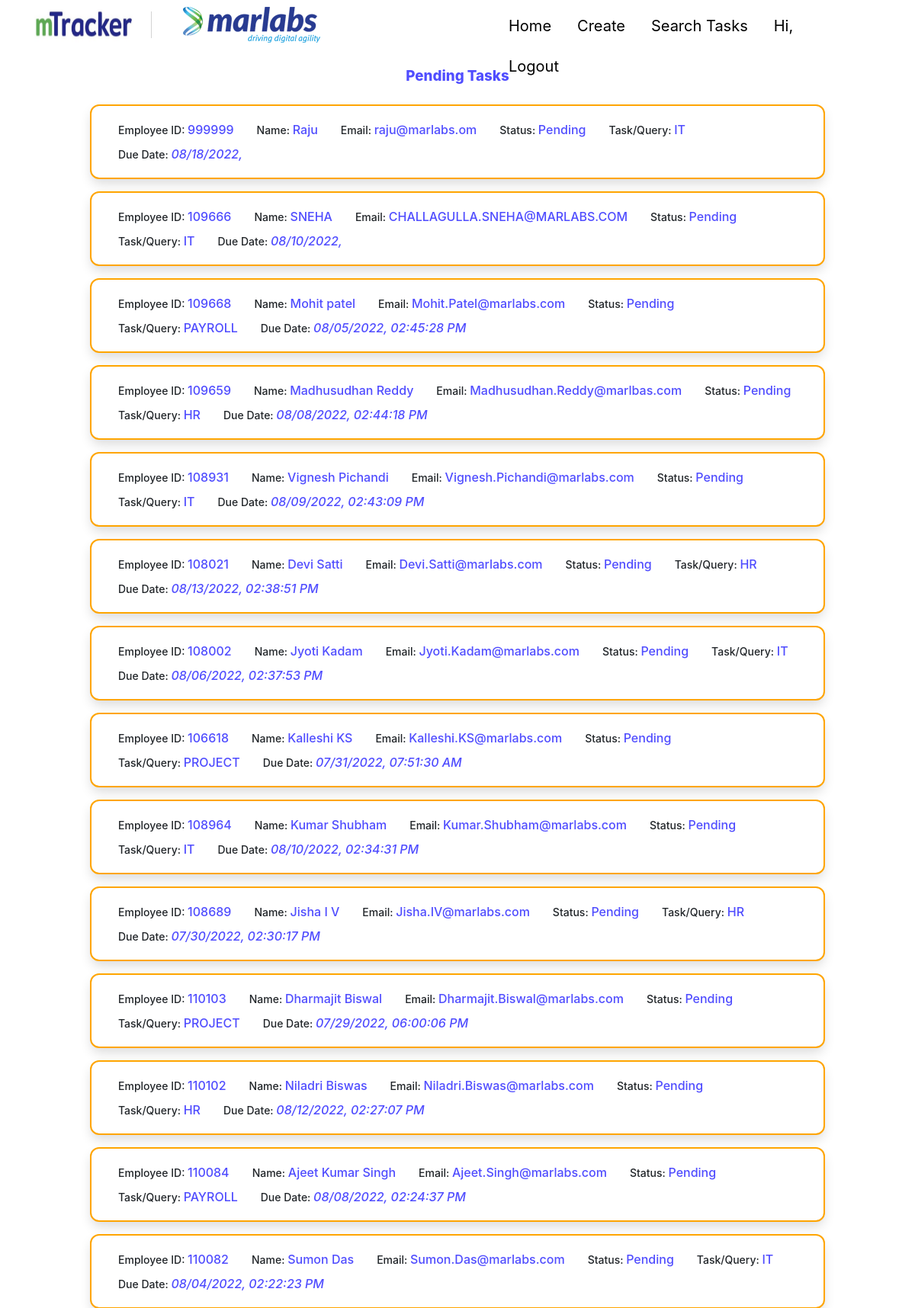
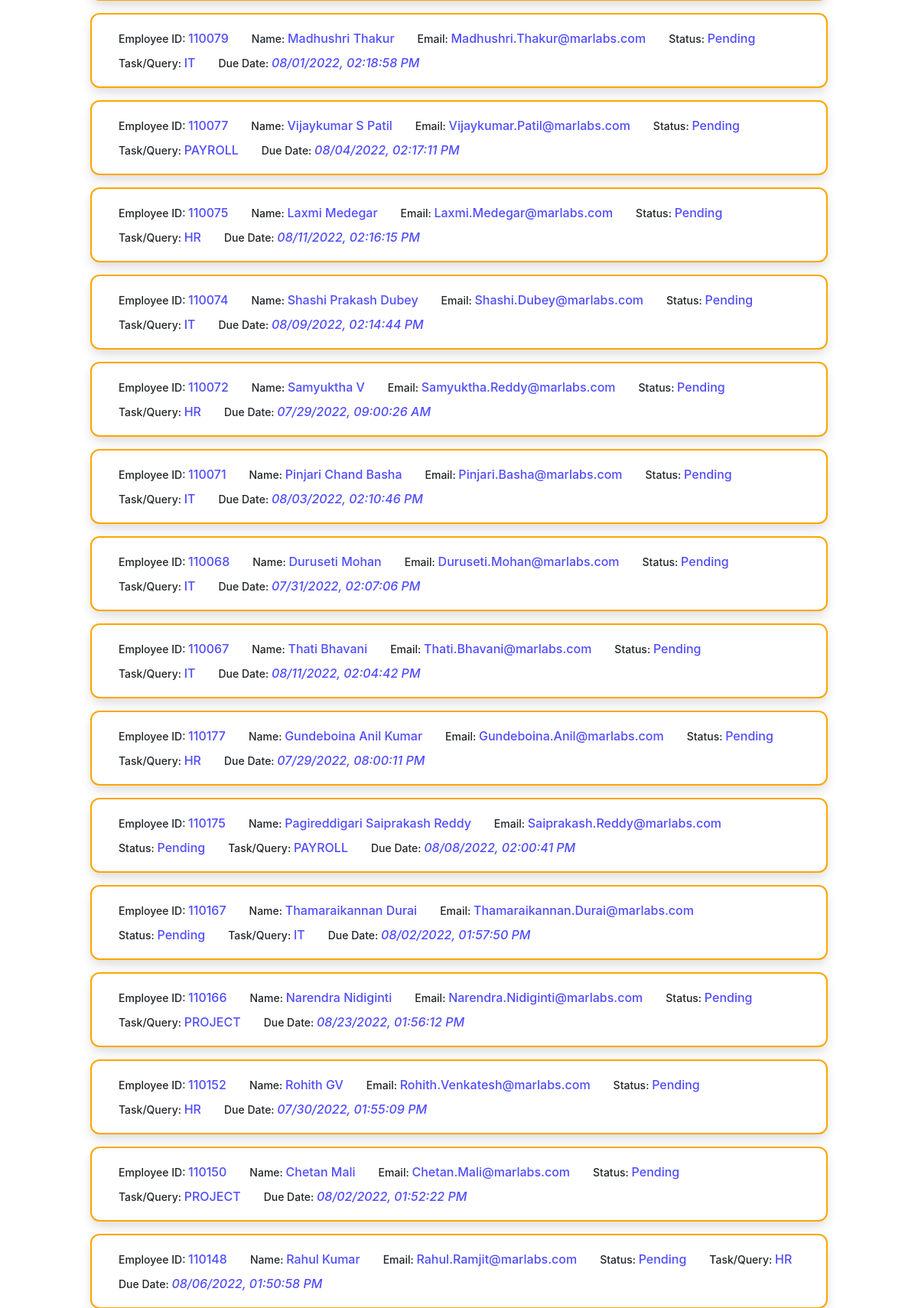
Screenshot of / (signed in, upper part) with the database file from the repository (2 pictures, top to bottom).
### taskData/models.py (models this page shows)
class TaskData(models.Model):
    empid = models.TextField(max_length=20)
    empname = models.TextField(max_length=50)
    empemail = models.TextField(max_length=50)
    taskname = models.TextField(max_length=100)
    duedate = models.TextField(max_length=20)
    taskstatus = models.TextField(max_length=15)
    tasksummary = models.TextField(max_length=500)
    createdon = models.DateField()

### mtracker/views.py (the view)
# urls.py: 2. Add a URL to urlpatterns:  path('', views.home, name='home')
@login_required(login_url="/login")
def home(request):
    totaltask = TaskData.objects.all().count()
    completedtask = TaskData.objects.filter(taskstatus='Completed').count()
    pendingtask = TaskData.objects.filter(taskstatus='Pending').count()
    context = {
        "totaltask":totaltask,
        "completedtask":completedtask,
        "pendingtask":pendingtask
    }
    taskData = TaskData.objects.filter().exclude(taskstatus='Completed').order_by('-id')
    return render(request, 'Dashboard.html', {"context":context, "taskData":taskData})

### templates/Dashboard.html (shortened to what this page needs)
{% extends "base.html" %}
{% block body %}
{% if request.user.is_authenticated %}
<div class="profile-container">
    <div class="row">
        <h5 style="padding-left: 60px; padding-top: 17px;"></h5>
    </div>
</div>
<div class="row">
    <center>
        <h5 class="all-tasks-title">Pending Tasks</h5>
    </center>
</div>
<div style="padding: 0% 10% 0% 10%;">
    <ul class="collapsible">
        {% for data in taskData %}
        <li class="task-card {{data.taskstatus}}">
            <div class="collapsible-header">
                <div class="employee-info">
                    <div class="">Employee ID: <span>{{data.empid}}</span></div>
                    <div class="">Name: <span>{{data.empname}}</span></div>
                    <div class="">Email: <span>{{data.empemail}}</span></div>
                    <div class="">Status: <span>{{data.taskstatus}}</span></div>
                    <div>Task/Query: <span>{{data.taskname}}</span></div>
                    <div class="">Due Date: <span class="summary-date">{{data.duedate}}</span></div>
                </div>
            </div>
        </li>
        {% endfor %}
        <br>
    </ul>
</div>
{% endif %}
{% endblock %}

### static/css/create-task_style.css (style rules this page uses)
body { overflow-x: hidden; }

### static/css/update-task_style.css (style rules this page uses)
body { overflow-x: hidden; }

### static/css/search-display-task_style.css (style rules this page uses)
.row { margin-bottom: 0; }
.all-tasks-title { font-weight: 800; color: #504DFF; }
.collapsible { border: 0px; margin: 0px; -webkit-box-shadow: none; }
.collapsible-header { flex-direction: column; line-height: 2.0; border-bottom: none; }
.task-card { min-height: 70px; width: auto; background-color: white; padding: 0px 20px; margin: 20px 0px; border-radius: 10px; box-shadow: 0 0.5rem 1rem rgb(0 0 0 / 15%); }
.task-info, .employee-info, .task-title { display: flex; flex-direction: row; justify-content:left; flex-wrap: wrap; column-gap: 30px; }
.task-card>div>div>div { font-weight: 500; font-size: 14px; }
.task-card>div>div>div>span { color: #504DFF; font-size: 16px; }
.summary-date { font-style: italic; font-size: 14px; color: #504DFF; }
.Pending { outline:2px orange solid; }

### static/css/hr-profile_style.css (style rules this page uses)
body { overflow-x: hidden; }
.profile-container { display: flex; flex-direction: row; font-size: 17px; margin-left: 20px; margin-right: 20px; align-items:flex-start; justify-content: center; font-family: 'Arial Narrow Bold', sans-serif; }

### static/css/nav-bar_style.css (style rules this page uses)
* { padding: 0; margin: 0; text-decoration: none; list-style: none; }
body { background-color:white; }

### rows the page displays
TaskData: empid "999999", empname "Raju", empemail "raju@marlabs.om", taskstatus "Pending", taskname "IT", duedate "08/18/2022,"
TaskData: empid "109666", empname "SNEHA", empemail "CHALLAGULLA.SNEHA@MARLABS.COM", taskstatus "Pending", taskname "IT", duedate "08/10/2022,"
TaskData: empid "109668", empname "Mohit patel", empemail "Mohit.Patel@marlabs.com", taskstatus "Pending", taskname "PAYROLL", duedate "08/05/2022, 02:45:28 PM"
TaskData: empid "109659", empname "Madhusudhan Reddy", empemail "Madhusudhan.Reddy@marlbas.com", taskstatus "Pending", taskname "HR", duedate "08/08/2022, 02:44:18 PM"
TaskData: empid "108931", empname "Vignesh Pichandi", empemail "Vignesh.Pichandi@marlabs.com", taskstatus "Pending", taskname "IT", duedate "08/09/2022, 02:43:09 PM"
TaskData: empid "108021", empname "Devi Satti", empemail "Devi.Satti@marlabs.com", taskstatus "Pending", taskname "HR", duedate "08/13/2022, 02:38:51 PM"
TaskData: empid "108002", empname "Jyoti Kadam", empemail "Jyoti.Kadam@marlabs.com", taskstatus "Pending", taskname "IT", duedate "08/06/2022, 02:37:53 PM"
TaskData: empid "106618", empname "Kalleshi KS", empemail "Kalleshi.KS@marlabs.com", taskstatus "Pending", taskname "PROJECT", duedate "07/31/2022, 07:51:30 AM"
TaskData: empid "108964", empname "Kumar Shubham", empemail "Kumar.Shubham@marlabs.com", taskstatus "Pending", taskname "IT", duedate "08/10/2022, 02:34:31 PM"
TaskData: empid "108689", empname "Jisha I V", empemail "Jisha.IV@marlabs.com", taskstatus "Pending", taskname "HR", duedate "07/30/2022, 02:30:17 PM"
TaskData: empid "110103", empname "Dharmajit Biswal", empemail "Dharmajit.Biswal@marlabs.com", taskstatus "Pending", taskname "PROJECT", duedate "07/29/2022, 06:00:06 PM"
TaskData: empid "110102", empname "Niladri Biswas", empemail "Niladri.Biswas@marlabs.com", taskstatus "Pending", taskname "HR", duedate "08/12/2022, 02:27:07 PM"
TaskData: empid "110084", empname "Ajeet Kumar Singh", empemail "Ajeet.Singh@marlabs.com", taskstatus "Pending", taskname "PAYROLL", duedate "08/08/2022, 02:24:37 PM"
TaskData: empid "110082", empname "Sumon Das", empemail "Sumon.Das@marlabs.com", taskstatus "Pending", taskname "IT", duedate "08/04/2022, 02:22:23 PM"
TaskData: empid "110079", empname "Madhushri Thakur", empemail "Madhushri.Thakur@marlabs.com", taskstatus "Pending", taskname "IT", duedate "08/01/2022, 02:18:58 PM"
TaskData: empid "110077", empname "Vijaykumar S Patil", empemail "Vijaykumar.Patil@marlabs.com", taskstatus "Pending", taskname "PAYROLL", duedate "08/04/2022, 02:17:11 PM"
TaskData: empid "110075", empname "Laxmi Medegar", empemail "Laxmi.Medegar@marlabs.com", taskstatus "Pending", taskname "HR", duedate "08/11/2022, 02:16:15 PM"
TaskData: empid "110074", empname "Shashi Prakash Dubey", empemail "Shashi.Dubey@marlabs.com", taskstatus "Pending", taskname "IT", duedate "08/09/2022, 02:14:44 PM"
TaskData: empid "110072", empname "Samyuktha V", empemail "Samyuktha.Reddy@marlabs.com", taskstatus "Pending", taskname "HR", duedate "07/29/2022, 09:00:26 AM"
TaskData: empid "110071", empname "Pinjari Chand Basha", empemail "Pinjari.Basha@marlabs.com", taskstatus "Pending", taskname "IT", duedate "08/03/2022, 02:10:46 PM"
TaskData: empid "110068", empname "Duruseti Mohan", empemail "Duruseti.Mohan@marlabs.com", taskstatus "Pending", taskname "IT", duedate "07/31/2022, 02:07:06 PM"
TaskData: empid "110067", empname "Thati Bhavani", empemail "Thati.Bhavani@marlabs.com", taskstatus "Pending", taskname "IT", duedate "08/11/2022, 02:04:42 PM"
TaskData: empid "110177", empname "Gundeboina Anil Kumar", empemail "Gundeboina.Anil@marlabs.com", taskstatus "Pending", taskname "HR", duedate "07/29/2022, 08:00:11 PM"
TaskData: empid "110175", empname "Pagireddigari Saiprakash Reddy", empemail "Saiprakash.Reddy@marlabs.com", taskstatus "Pending", taskname "PAYROLL", duedate "08/08/2022, 02:00:41 PM"
TaskData: empid "110167", empname "Thamaraikannan Durai", empemail "Thamaraikannan.Durai@marlabs.com", taskstatus "Pending", taskname "IT", duedate "08/02/2022, 01:57:50 PM"
TaskData: empid "110166", empname "Narendra Nidiginti", empemail "Narendra.Nidiginti@marlabs.com", taskstatus "Pending", taskname "PROJECT", duedate "08/23/2022, 01:56:12 PM"
TaskData: empid "110152", empname "Rohith GV", empemail "Rohith.Venkatesh@marlabs.com", taskstatus "Pending", taskname "HR", duedate "07/30/2022, 01:55:09 PM"
TaskData: empid "110150", empname "Chetan Mali", empemail "Chetan.Mali@marlabs.com", taskstatus "Pending", taskname "PROJECT", duedate "08/02/2022, 01:52:22 PM"
TaskData: empid "110148", empname "Rahul Kumar", empemail "Rahul.Ramjit@marlabs.com", taskstatus "Pending", taskname "HR", duedate "08/06/2022, 01:50:58 PM"
